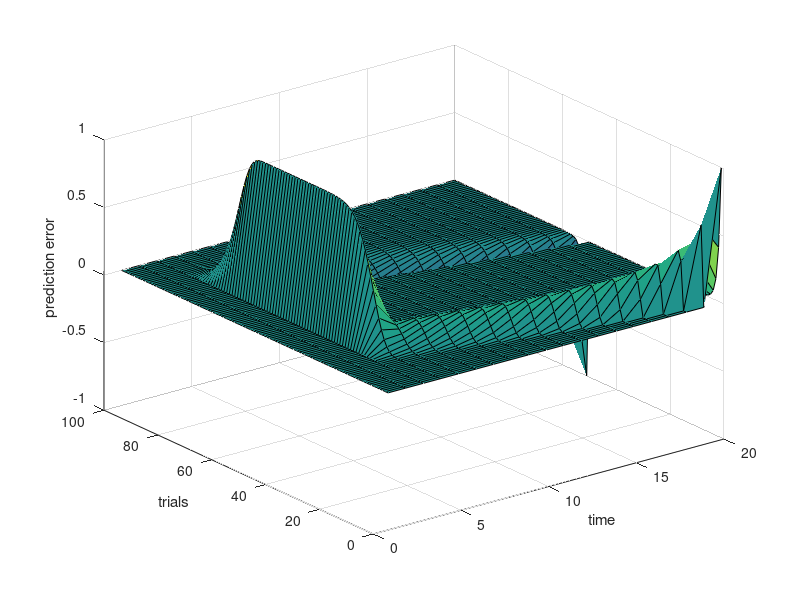
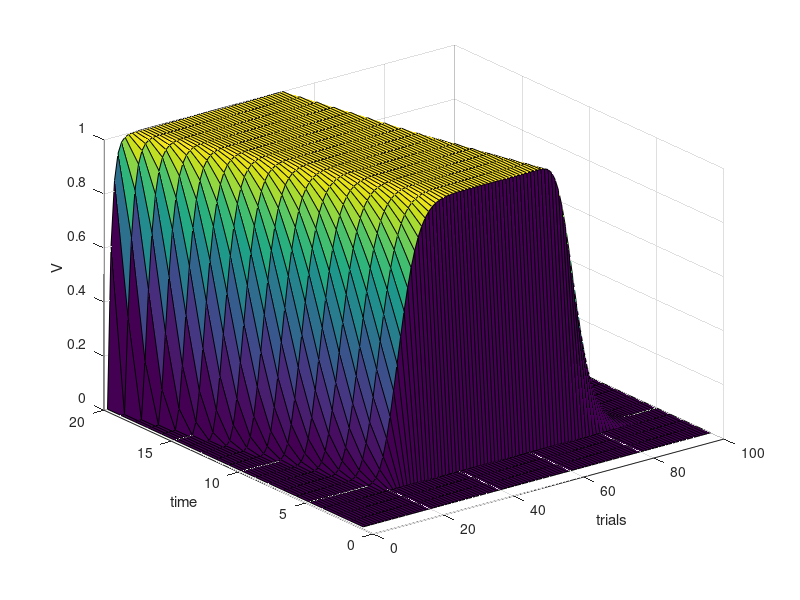

MATLAB code for these plots, in order:
%% Temporal Difference Learning
%cue (stimulus) at second 5, reward at second 20

Trials=100; %number of trials
Time=20;    %total time
rewTime=20; %reward time
cueTime=5; %start cue
endCueTime=Time; %end cue
n=endCueTime-cueTime+1; %cue duration (5s - 20s, so 16 elements)

X= eye(n);  % n*n identity (the stimulus go from cueTime to endCueTime so "slides" across like identity matrix
X=[zeros(n,cueTime-1), X, zeros(n,Time-endCueTime)];

V=zeros(Time,Trials);  % prediction of total future reward expected from time t at each trial
w = zeros(n,1); %weights: sum up everything until reward
r = zeros(Time,Trials); %reward
norew_tr = 50;  % omission of reward at trial norew_tr
r(rewTime,1:norew_tr)=1;  % Reward at rewTime
delta = zeros(Time, Trials); %prediction error


gamma= 1;
alpha= 0.6;

%t=time, i=trial
for i=1:Trials
    V(:,i)= w.'*X(:,:); %value function
    V_tplus1 = [V(2:end,:); zeros(1,Trials)];  % value func at next timestep
    delta(:,i)= r(:,i) + gamma*V_tplus1(:,i) - V(:,i);%prediction error
    w= w + alpha*(X(:,:)*delta(:,i)); %weights
end


%% Plot 

%Plot prediction error
figure
surf(delta')
ylabel('trials')
xlabel('time')
zlabel('prediction error')

%Plot value function 
figure
surf(V)
xlabel('trials')
ylabel('time')
zlabel('V')